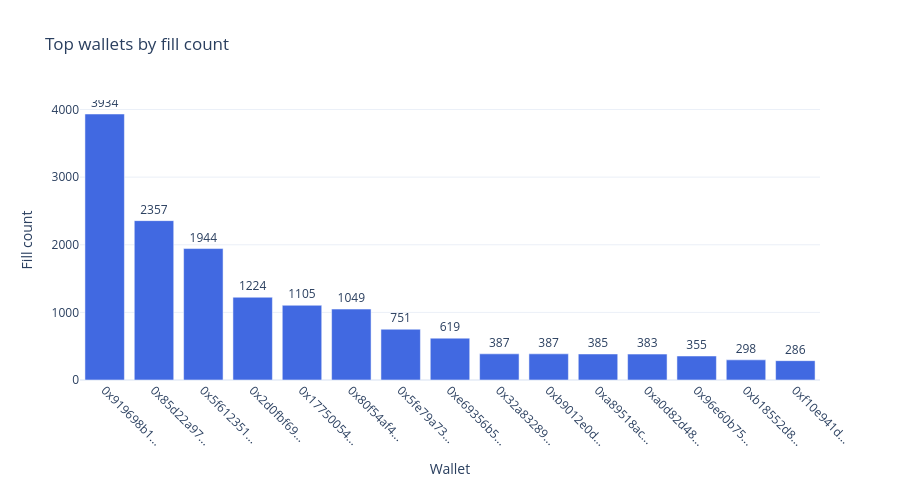

The notebook cell this image was saved under:
### Code cell
top15 = wallet_stats.sort_values(by='fill_count', ascending=False).head(15)

fig_wallet = go.Figure()
fig_wallet.add_trace(go.Bar(
    x=top15.index.str[:10] + '...',
    y=top15['fill_count'],
    marker_color='royalblue',
    text=top15['fill_count'],
    textposition='outside',
))

fig_wallet.update_layout(
    title='Top wallets by fill count',
    xaxis_title='Wallet',
    yaxis_title='Fill count',
    template='plotly_white',
    height=500,
    margin=dict(b=120),
)
fig_wallet.update_xaxes(tickangle=45)
fig_wallet.show()

### Figure 1 — Plotly figure (JSON) as saved in the notebook; plotly's stock layout.template omitted (floating-point values rounded to 4 significant figures)
{"data": [{"marker": {"color": "royalblue"}, "text": [3934.0, 2357.0, 1944.0, 1224.0, 1105.0, 1049.0, 751.0, 619.0, 387.0, 387.0, 385.0, 383.0, 355.0, 298.0, 286.0], "textposition": "outside", "type": "bar", "x": ["0x919698b1...", "0x85d22a97...", "0x5f612351...", "0x2d0fbf69...", "0x17750054...", "0x80f54af4...", "0x5fe79a73...", "0xe69356b5...", "0x32a83289...", "0xb9012e0d...", "0xa89518ac...", "0xa0d82d48...", "0x96e60b75...", "0xb18552d8...", "0xf10e941d..."], "y": [3934, 2357, 1944, 1224, 1105, 1049, 751, 619, 387, 387, 385, 383, 355, 298, 286]}], "layout": {"height": 500, "margin": {"b": 120}, "title": {"text": "Top wallets by fill count"}, "xaxis": {"tickangle": 45, "title": {"text": "Wallet"}}, "yaxis": {"title": {"text": "Fill count"}}}}
